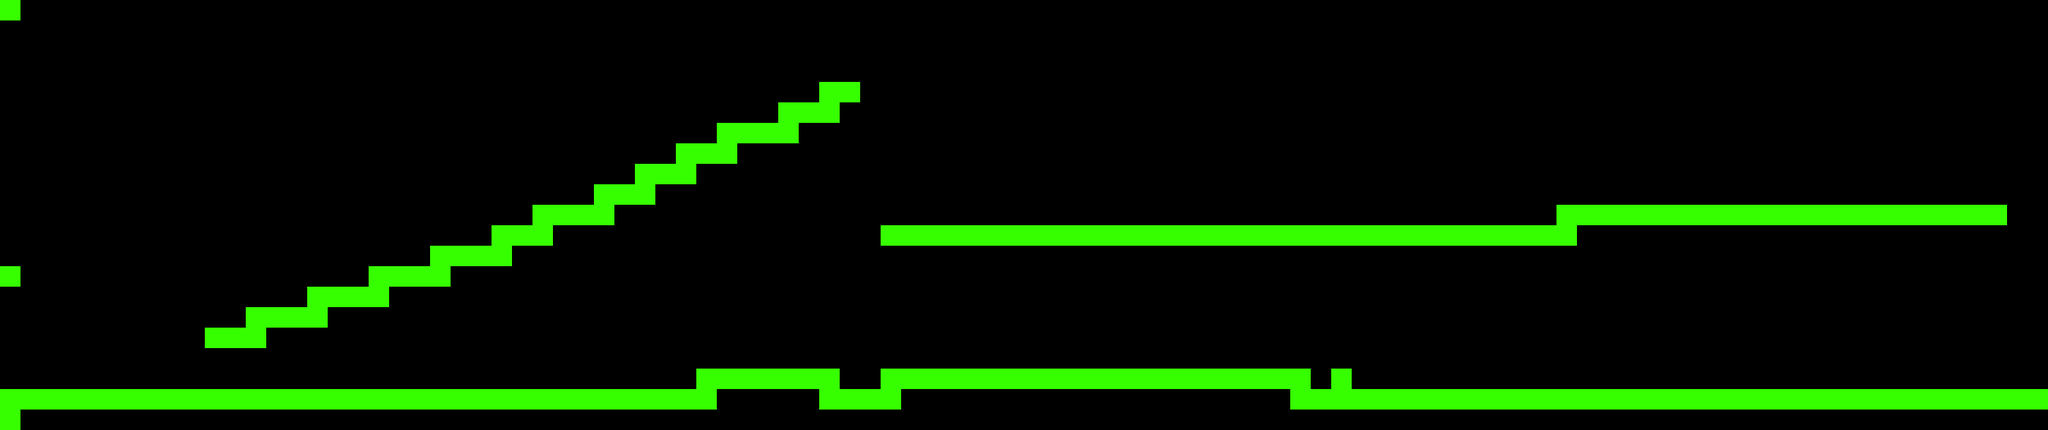

Tiled map render using the project's own tile images. Description and the map definition, with tile-layer contents summarised, below:
An orthogonal 100x21 tile map with 32x32 px tiles, 1 tile layer (Tile Layer 1).

<map version="1.0" orientation="orthogonal" width="100" height="21" tilewidth="32" tileheight="32">
 <tileset firstgid="1" source="../tilesets/ground.tsx" />
 <layer name="Tile Layer 1" width="100" height="21">
  <data>[2100 cells, 208 non-empty, 1 distinct tile ids]</data>
 </layer>
</map>
